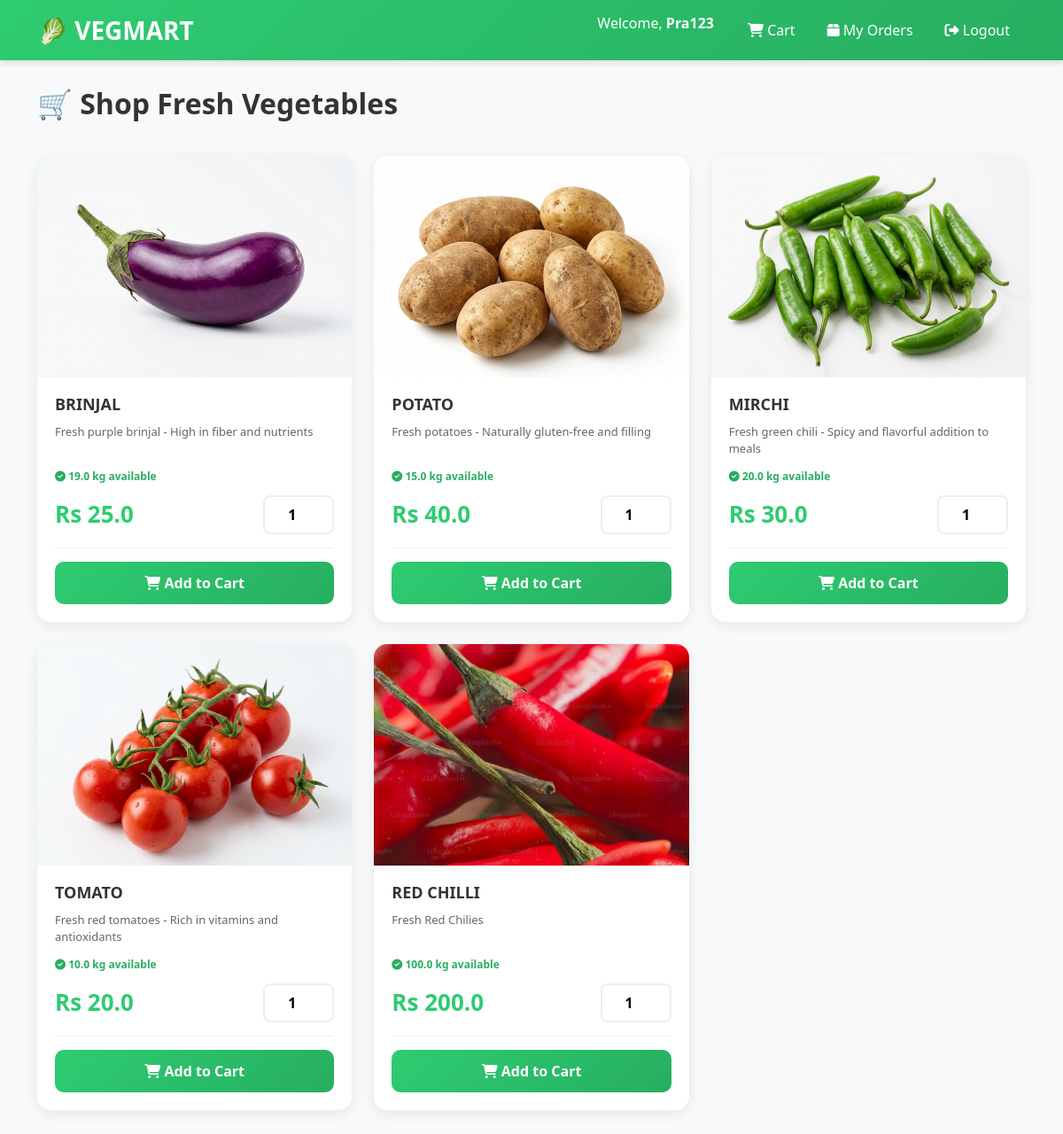
/shop (signed in), run on the app's committed database.
### tables this page shows
CREATE TABLE items
                 (id INTEGER PRIMARY KEY, name TEXT UNIQUE, price REAL, quantity REAL, 
                  cost_price REAL, image_url TEXT, description TEXT, created_at TIMESTAMP, created_by TEXT);

### app.py (the view)
@app.route('/shop')
@login_required
def customer_shop():
    conn = sqlite3.connect(DATABASE)
    c = conn.cursor()
    c.execute('SELECT * FROM items')
    items = c.fetchall()
    conn.close()
    return render_template('customer_shop.html', items=items)

### app.py (called while the page is built)
def login_required(f):
    @wraps(f)
    def decorated_function(*args, **kwargs):
        if 'user_type' not in session:
            return redirect(url_for('login'))
        return f(*args, **kwargs)
    return decorated_function

### templates/customer_shop.html (shortened to what this page needs)
<!DOCTYPE html>
<html lang="en">
<head>
    <link href="https://cdn.jsdelivr.net/npm/bootstrap@5.3.0/dist/css/bootstrap.min.css" rel="stylesheet">
    <link rel="stylesheet" href="https://cdnjs.cloudflare.com/ajax/libs/font-awesome/6.4.0/css/all.min.css">
</head>
<body>
    <nav class="navbar navbar-expand-lg navbar-dark sticky-top">
        <div class="container">
            <a class="navbar-brand" href="/">🥬 VEGMART</a>
            <div class="collapse navbar-collapse" id="navbarNav">
                <ul class="navbar-nav ms-auto">
                    <li class="nav-item">
                        <span class="navbar-text" style="color: white; margin-right: 20px;">
                            Welcome, <strong>{{ session.username }}</strong>
                        </span>
                    </li>
                    <li class="nav-item">
                        <a class="nav-link" href="{{ url_for('view_cart') }}">
                            <i class="fas fa-shopping-cart"></i> Cart
                        </a>
                    </li>
                    <li class="nav-item">
                        <a class="nav-link" href="{{ url_for('my_orders') }}">
                            <i class="fas fa-box"></i> My Orders
                        </a>
                    </li>
                    <li class="nav-item">
                        <a class="nav-link" href="{{ url_for('logout') }}">
                            <i class="fas fa-sign-out-alt"></i> Logout
                        </a>
                    </li>
                </ul>
            </div>
        </div>
    </nav>
    <div class="container">
        <h1 class="page-title">🛒 Shop Fresh Vegetables</h1>
        <div class="product-grid">
            {% for item in items %}
            <div class="product-card">
                <img src="{{ item[5] }}" alt="{{ item[1] }}" class="product-image" loading="lazy">
                <div class="product-info">
                    <h3 class="product-name">{{ item[1]|upper }}</h3>
                    <p class="product-description">{{ item[6] or 'Fresh and healthy vegetables' }}</p>
                    <p class="product-stock">
                        <i class="fas fa-check-circle"></i>
                        {{ item[3] }} kg available
                    </p>
                    <div class="price-section">
                        <span class="product-price">Rs {{ item[2] }}</span>
                        <input type="number" class="quantity-input" id="qty-{{ item[0] }}" min="0.1" step="0.1" value="1" placeholder="Qty">
                    </div>
                    <button class="btn-add-cart" onclick="addToCart({{ item[0] }})">
                        <i class="fas fa-shopping-cart"></i> Add to Cart
                    </button>
                </div>
            </div>
            {% endfor %}
        </div>
    </div>
</body>
</html>

### templates/customer_shop.html (style rules this page uses)
body { background: #f8f9fa; font-family: 'Segoe UI', Tahoma, Geneva, Verdana, sans-serif; }
.navbar { background: linear-gradient(135deg, #2ecc71 0%, #27ae60 100%); box-shadow: 0 4px 6px rgba(0,0,0,0.1); }
.navbar-brand { font-size: 28px; font-weight: bold; color: white !important; }
.nav-link { color: white !important; margin: 0 10px; }
.page-title { color: #333; font-weight: bold; margin: 30px 0; font-size: 32px; }
.product-grid { display: grid; grid-template-columns: repeat(auto-fill, minmax(280px, 1fr)); gap: 25px; margin: 40px 0; }
.product-card { background: white; border-radius: 15px; overflow: hidden; box-shadow: 0 4px 15px rgba(0,0,0,0.08); transition: transform 0.3s, box-shadow 0.3s; display: flex; flex-direction: column; }
.product-image { width: 100%; height: 250px; object-fit: cover; background: linear-gradient(135deg, #f0f0f0 0%, #e8e8e8 100%); }
.product-info { padding: 20px; flex-grow: 1; display: flex; flex-direction: column; }
.product-name { font-size: 18px; font-weight: bold; color: #333; margin-bottom: 10px; }
.product-description { font-size: 13px; color: #666; margin-bottom: 12px; flex-grow: 1; }
.product-stock { font-size: 12px; color: #27ae60; margin-bottom: 12px; font-weight: 600; }
.price-section { display: flex; justify-content: space-between; align-items: center; margin-bottom: 15px; padding-bottom: 15px; border-bottom: 1px solid #eee; }
.product-price { font-size: 26px; font-weight: bold; color: #2ecc71; }
.quantity-input { width: 80px; padding: 8px; border: 2px solid #eee; border-radius: 8px; text-align: center; font-weight: 600; }
.btn-add-cart { width: 100%; background: linear-gradient(135deg, #2ecc71 0%, #27ae60 100%); color: white; border: none; padding: 12px; border-radius: 10px; font-weight: 600; cursor: pointer; transition: transform 0.2s, box-shadow 0.2s; }

### data on the page
items: image_url+name (picture), name "BRINJAL", description "Fresh purple brinjal - High in fiber and nutrients", quantity "19.0", price "25.0"
items: image_url+name (picture), name "POTATO", description "Fresh potatoes - Naturally gluten-free and filling", quantity "15.0", price "40.0"
items: image_url+name (picture), name "MIRCHI", description "Fresh green chili - Spicy and flavorful addition to meals", quantity "20.0", price "30.0"
items: image_url+name (picture), name "TOMATO", description "Fresh red tomatoes - Rich in vitamins and antioxidants", quantity "10.0", price "20.0"
items: image_url (picture), name "RED CHILLI", description "Fresh Red Chilies", quantity "100.0", price "200.0"

### other printed values
{{ session.username }} "Pra123"
